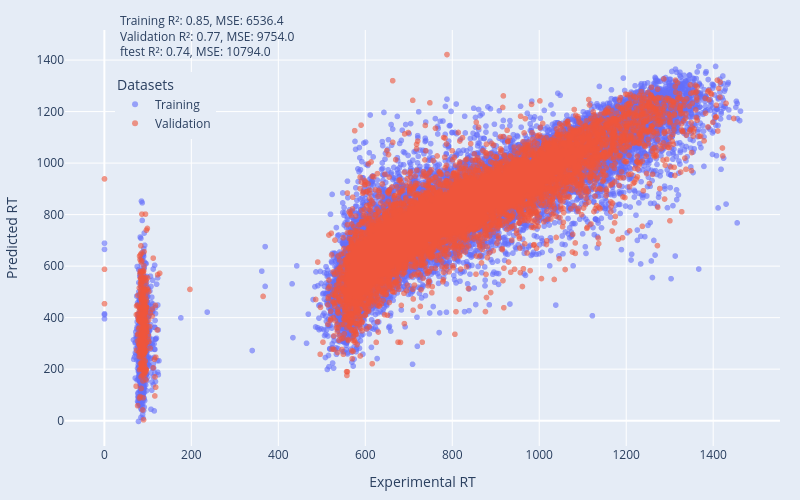

Notebook cell for this chart:
### Markdown cell above
## Reproduce the best LGBM-Random model

### Code cell
# Get the best parameters
best_params = study.best_params
print("Best parameters:", best_params)

# Train the LightGBM model with the best parameters
model = lgb.LGBMRegressor(**best_params,verbosity=-1)
#model = lgb.LGBMRegressor()
model.fit(X_train, y_train)

# Make predictions on the training and validation sets
train_set['predicted_rt'] = model.predict(X_train)
valid_set['predicted_rt'] = model.predict(X_valid)

# Calculate R^2 and MSE for training and validation sets
train_r2 = r2_score(y_train, train_set['predicted_rt'])
train_mse = mean_squared_error(y_train, train_set['predicted_rt'])
valid_r2 = r2_score(y_valid, valid_set['predicted_rt'])
valid_mse = mean_squared_error(y_valid, valid_set['predicted_rt'])
ftest_r2 = r2_score(y_ftest, model.predict(X_ftest))
ftest_mse = mean_squared_error(y_ftest, model.predict(X_ftest))


# Combine training and validation for scatter plot
train_set['set'] = 'Training'
valid_set['set'] = 'Validation'
combined_data = pd.concat([train_set[['rt', 'predicted_rt', 'set']], valid_set[['rt', 'predicted_rt', 'set']]])

# Scatter plot for training and validation sets
title_text = (
    f"Training R²: {train_r2:.2f}, MSE: {train_mse:.1f}<br>"
    f"Validation R²: {valid_r2:.2f}, MSE: {valid_mse:.1f}<br>"
    f"ftest R²: {ftest_r2:.2f}, MSE: {ftest_mse:.1f}"
)

fig = px.scatter(
    combined_data, x='rt', y='predicted_rt', color='set',
    title=title_text,
    labels={'rt': 'Experimental RT', 'predicted_rt': 'Predicted RT'},
    opacity=0.6
)

fig.update_layout(
    plot_bgcolor='rgba(229, 236, 246,1)',
    paper_bgcolor='rgba(229, 236, 246,1)',
    width=800,
    height=500,
    margin=dict(l=20, r=20, t=30, b=20),
    title_font_size=12, # Adjust title font size here
    title_x=0.15, # Center the title horizontally (0 is left, 1 is right)
    title_y=0.95, # Adjust vertical position (0 is bottom, 1 is top)
    legend=dict(
        title="Datasets", # Change legend title
        yanchor="top",
        y=0.9,
        xanchor="left",
        x=0.07
    )
)

fig.show()
fig.write_image("images/Figure-3.2-LGBM-Random-Opt.svg")

### Figure 1 — Plotly figure (JSON) as saved in the notebook; plotly's stock layout.template omitted (floating-point values rounded to 4 significant figures; data arrays with more than 128 entries replaced by an {"elided": "..."} marker saying what was removed)
{"data": [{"hovertemplate": "set=Training<br>Experimental RT=%{x}<br>Predicted RT=%{y}<extra></extra>", "legendgroup": "Training", "marker": {"color": "#636efa", "opacity": 0.6, "symbol": "circle"}, "mode": "markers", "name": "Training", "showlegend": true, "type": "scattergl", "x": {"elided": "56058 float values"}, "xaxis": "x", "y": {"elided": "56058 float values"}, "yaxis": "y"}, {"hovertemplate": "set=Validation<br>Experimental RT=%{x}<br>Predicted RT=%{y}<extra></extra>", "legendgroup": "Validation", "marker": {"color": "#EF553B", "opacity": 0.6, "symbol": "circle"}, "mode": "markers", "name": "Validation", "showlegend": true, "type": "scattergl", "x": {"elided": "11974 float values"}, "xaxis": "x", "y": {"elided": "11974 float values"}, "yaxis": "y"}], "layout": {"height": 500, "legend": {"title": {"text": "Datasets"}, "tracegroupgap": 0, "x": 0.07, "xanchor": "left", "y": 0.9, "yanchor": "top"}, "margin": {"b": 20, "l": 20, "r": 20, "t": 30}, "paper_bgcolor": "rgba(229, 236, 246,1)", "plot_bgcolor": "rgba(229, 236, 246,1)", "title": {"font": {"size": 12}, "text": "Training R²: 0.85, MSE: 6536.4<br>Validation R²: 0.77, MSE: 9754.0<br>ftest R²: 0.74, MSE: 10794.0", "x": 0.15, "y": 0.95}, "width": 800, "xaxis": {"anchor": "y", "domain": [0, 1], "title": {"text": "Experimental RT"}}, "yaxis": {"anchor": "x", "domain": [0, 1], "title": {"text": "Predicted RT"}}}}
